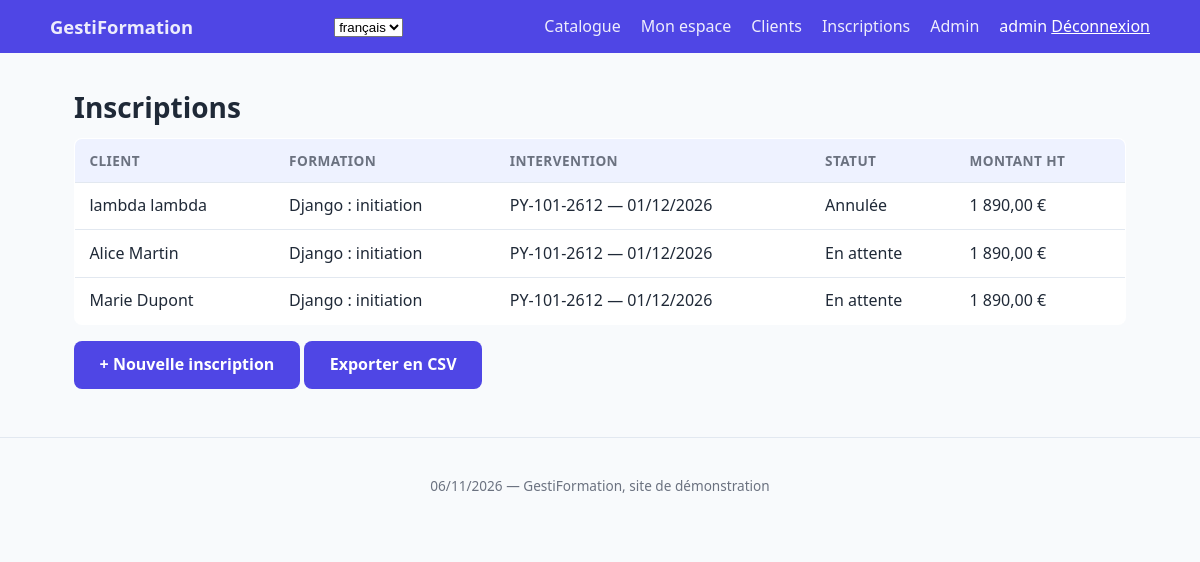
/fr/inscriptions/ (signed in), run on an earlier commit of the app's database.
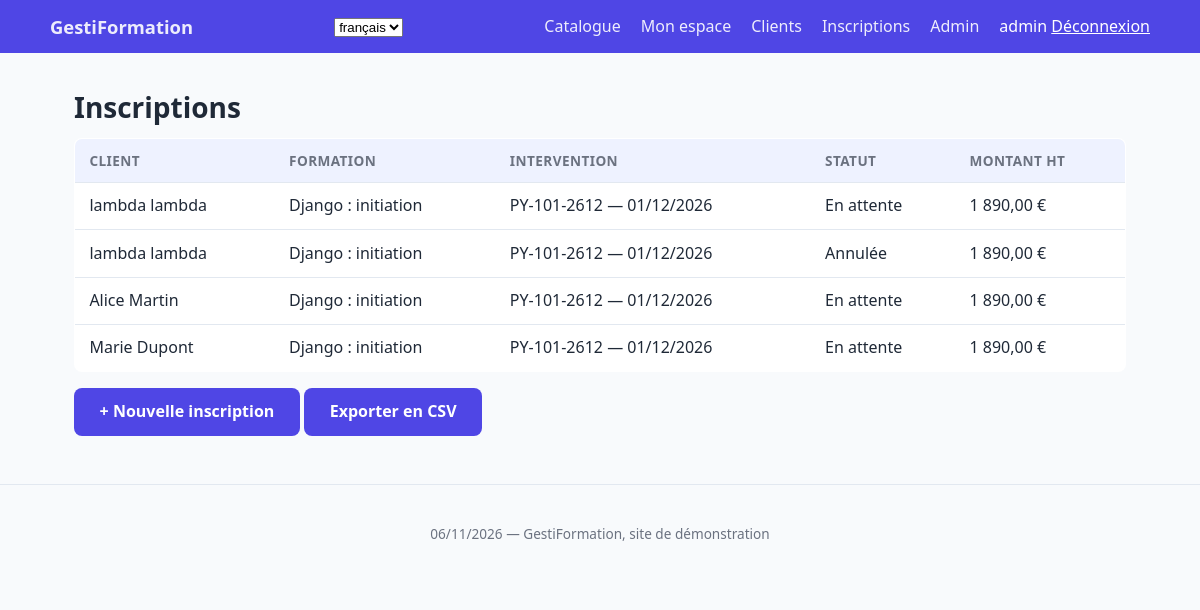
And on a later commit of the database.
### catalog/models.py (models this page shows, shortened)
class Inscription(models.Model):
    STATUTS = [
        ('P', _('En attente')),
        ('C', _('Confirmée')),
        ('X', _('Annulée')),
    ]
    statut = models.CharField(_('statut'), max_length=1, default="P", choices=STATUTS)
    montant_ht = models.DecimalField(_('montant HT (€)'), max_digits=10, decimal_places=2)
    date_inscription = models.DateTimeField(_('inscrit le'), auto_now_add=True)
    client = models.ForeignKey(
        Client, on_delete=models.PROTECT, related_name='inscriptions', verbose_name=_('client')
    )
    intervention = models.ForeignKey(
        Intervention, on_delete=models.PROTECT, related_name='inscriptions', verbose_name=_('intervention'),
    )
    class Meta:
        verbose_name = _('inscription')
        ordering = ['-date_inscription']
        constraints = [
            models.UniqueConstraint(
                fields=["client", "intervention"],
                condition=~Q(statut='X'),
                name='inscription_unique_client_intervention_active',
            )
        ]
        permissions = [('annuler_inscription', _("Peut annuler l'inscription d'un client"))]

class Client(models.Model):
    prenom = models.CharField(_('prénom'), max_length=60)
    nom = models.CharField(_('nom'), max_length=60)
    societe = models.CharField(_('société'), max_length=100, blank=True)
    email = models.EmailField(_('e-mail'), unique=True)
    telephone = models.CharField(_('téléphone'), max_length=20, blank=True)
    date_creation = models.DateTimeField(_('créé le'), auto_now_add=True)
    utilisateur = models.OneToOneField(
        settings.AUTH_USER_MODEL,
        on_delete=models.SET_NULL,
        null=True, blank=True,
        related_name='client',
        verbose_name=_('compte utilisateur')
    )
    class Meta:
        verbose_name = _('client')
        ordering = ['nom', 'prenom']
    def __str__(self):
        return f'{self.prenom} {self.nom}'

class Intervention(models.Model):
    STATUS = [
        ("A", _("à venir")),
        ("E", _("En cours")),
        ("C", _("Clôturée")),
    ]
    numero = models.CharField(_('numéro'), max_length=16, unique=True) # PY-101-002
    date_debut = models.DateField(_('date de début'))
    date_fin = models.DateField(_('date de fin'))
    ville = models.CharField(_('ville'), max_length=60, default='Paris')
    capacite = models.PositiveSmallIntegerField(_('capacité (places)'))
    nb_inscrits = models.PositiveSmallIntegerField(_('inscrits'), default=0)
    statut = models.CharField(_('statut'), max_length=1, default="A", choices=STATUS)
    formation = models.ForeignKey(
        Formation,
        verbose_name=_('formation'),
        null=True,
        on_delete=models.SET_NULL,
        related_name="interventions"
    )
    class Meta:
        verbose_name = _('intervention')
        ordering = ['date_debut']

class Formation(models.Model):
    code = models.CharField(_('code'), max_length=12, unique=True)  # PY-101
    nom = models.CharField(_('intitulé'), max_length=120)
    public = models.CharField(_('public visé'), max_length=60, blank=True)
    duree  = models.PositiveSmallIntegerField(_('durée (jours)'))
    prix  = models.DecimalField(_('tarif HT (€)'), max_digits=10, decimal_places=2)
    nouveaute = models.BooleanField(_('nouveauté'), default=False)
    date_creation = models.DateTimeField(_('créée le'), auto_now_add=True)
    competences = models.ManyToManyField(
        Competence,
        blank=True,
        related_name='formations',
        verbose_name=_('compétences'),
    )
    class Meta:
        verbose_name = _('formation')
        ordering = ['code']

### catalog/views.py (the view)
# urls.py: path('inscriptions/', views.liste_inscriptions, name='inscriptions'),
@login_required
@permission_required('catalog.view_inscription', raise_exception=True)
def liste_inscriptions(request):
    inscriptions = Inscription.objects.select_related('client', 'intervention__formation')
    return render(request, 'catalog/liste_inscriptions.html', {'inscriptions': inscriptions})

### catalog/templates/catalog/liste_inscriptions.html (shortened to what this page needs)
{% extends "catalog/base.html" %}
{% load i18n %}
{% block contenu %}
<section class="inscriptions">
    <h1>Inscriptions</h1>
    <table class="tableau">
        <thead><tr><th>Client</th><th>Formation</th><th>Intervention</th><th>Statut</th><th>Montant HT</th></tr></thead>
        <tbody>
        {% for i in inscriptions %}
            <tr>
                <td>{{ i.client }}</td>
                <td>{{ i.intervention.formation.nom }}</td>
                <td>{{ i.intervention.numero }} — {{ i.intervention.date_debut|date:"d/m/Y" }}</td>
                <td>{{ i.get_statut_display }}</td>
                <td>{{ i.montant_ht|floatformat:2 }} €</td>
            </tr>
        {% empty %}
            <tr><td colspan="5" class="vide">Aucune inscription.</td></tr>
        {% endfor %}
        </tbody>
    </table>
    <p>
        <a class="btn" href="{% url 'catalog:nouvelle-inscription' %}">+ Nouvelle inscription</a>
        <a class="btn" href="{% url 'catalog:export-inscriptions' %}">{% translate "Exporter en CSV" %}</a>
    </p>
</section>
{% endblock %}

### catalog/templates/catalog/base.html (shortened to what this page needs)
{% load static %}
{% load i18n %}
{% get_current_language as LANGUAGE_CODE %}
<!DOCTYPE html>
<html lang="{{ LANGUAGE_CODE }}">
<head>
    <link rel="stylesheet" href="{% static 'css/base.css' %}">
</head>
<body>
    <header class="entete">
        <nav class="nav">
            <a class="logo" href="">GestiFormation</a>
            <form action="{% url 'set_language' %}" method="post" class="inline">
                {% get_available_languages as LANGUAGES %}
                {% get_language_info_list for LANGUAGES as langues %}
                <select name="language" onchange="this.form.submit()" aria-label="{% translate 'Langue' %}">
                    {% for langue in langues %}
                        <option value="{{ langue.code }}"{% if langue.code == LANGUAGE_CODE %} selected{% endif %}>
                            {{ langue.name_local }}
                        </option>
                    {% endfor %}
                </select>
            </form>
            <ul>
                <li><a href="{% url 'catalog:liste-formations' %}">{% translate "Catalogue" %}</a></li>
                {% if user.is_authenticated %}
                    <li><a href="{% url 'catalog:mon-espace' %}">{% translate "Mon espace" %}</a></li>
                    {% if perms.catalog.view_client %}<li><a href="{% url 'catalog:clients' %}">{% translate "Clients" %}</a></li>{% endif %}
                    {% if perms.catalog.view_inscription %}<li><a href="{% url 'catalog:inscriptions' %}">{% translate "Inscriptions" %}</a></li>{% endif %}
                    {% if user.is_staff %}<li><a href="{% url 'admin:index' %}">{% translate "Admin" %}</a></li>{% endif %}
                    <li>
                        {{ user.get_username }}
                        <form method="post" action="{% url 'logout' %}" class="inline">
                            {% csrf_token %}<button type="submit" class="lien">{% translate "Déconnexion" %}</button>
                        </form>
                    </li>
                {% else %}
                    <li><a href="{% url "login" %}">{% translate "Connexion" %}</a></li>
                    <li><a href="{% url "catalog:creer-compte" %}">{% translate "Créer un compte" %}</a></li>
                {% endif %}
            </ul>
        </nav>
    </header>
    <main class="contenu">
        {% block contenu %}{% endblock contenu %}
    </main>
    <footer class="pied">
        <p>{% now "d/m/Y" %} — GestiFormation, {% translate "site de démonstration" %}</p>
    </footer>
</body>
</html>

### catalog/static/css/base.css (style rules this page uses)
:root { --fond: #f8fafc; --encre: #1f2937; --encre-douce: #6b7280; --primaire: #4f46e5; --primaire-fonce: #3730a3; --bordure: #e2e8f0; --blanc: #ffffff; --succes: #0f766e; --alerte: #d97706; }
* { box-sizing: border-box; }
body { margin: 0; font-family: system-ui, -apple-system, "Segoe UI", sans-serif; color: var(--encre); background: var(--fond); line-height: 1.6; }
.entete { background: var(--primaire); color: var(--blanc); padding: 0.75rem 1.5rem; }
.nav { display: flex; align-items: center; justify-content: space-between; max-width: 1100px; margin: 0 auto; }
.logo { font-weight: 700; font-size: 1.15rem; color: var(--blanc); text-decoration: none; }
.nav ul { display: flex; gap: 1.25rem; list-style: none; margin: 0; padding: 0; }
.nav a { color: var(--blanc); text-decoration: none; opacity: 0.9; }
.contenu { max-width: 1100px; margin: 2rem auto; padding: 0 1.5rem; }
h1 { font-size: 1.75rem; margin-bottom: 0.5rem; }
.tableau { width: 100%; border-collapse: collapse; background: var(--blanc); border: 1px solid var(--bordure); border-radius: 8px; overflow: hidden; }
.tableau th, .tableau td { padding: 0.65rem 0.9rem; text-align: left; border-bottom: 1px solid var(--bordure); }
.tableau th { background: #eef2ff; font-weight: 600; font-size: 0.85rem; text-transform: uppercase; letter-spacing: 0.03em; color: var(--encre-douce); }
.tableau tr:last-child td { border-bottom: none; }
.btn { display: inline-block; background: var(--primaire); color: var(--blanc); padding: 0.7rem 1.6rem; border-radius: 8px; text-decoration: none; font-weight: 600; transition: background 0.15s; }
.pied { text-align: center; color: var(--encre-douce); font-size: 0.85rem; padding: 1.5rem; border-top: 1px solid var(--bordure); margin-top: 3rem; }
form.inline { display: inline; }
.lien { background: none; border: 0; padding: 0; font: inherit; color: inherit; text-decoration: underline; cursor: pointer; }

What changed in the data, as far as the page shows it:
added Inscription: client "lambda lambda", intervention.formation.nom "Django : initiation", intervention.numero "PY-101-2612", intervention.date_debut "01/12/2026", statut "En attente", montant_ht "1 890,00"
